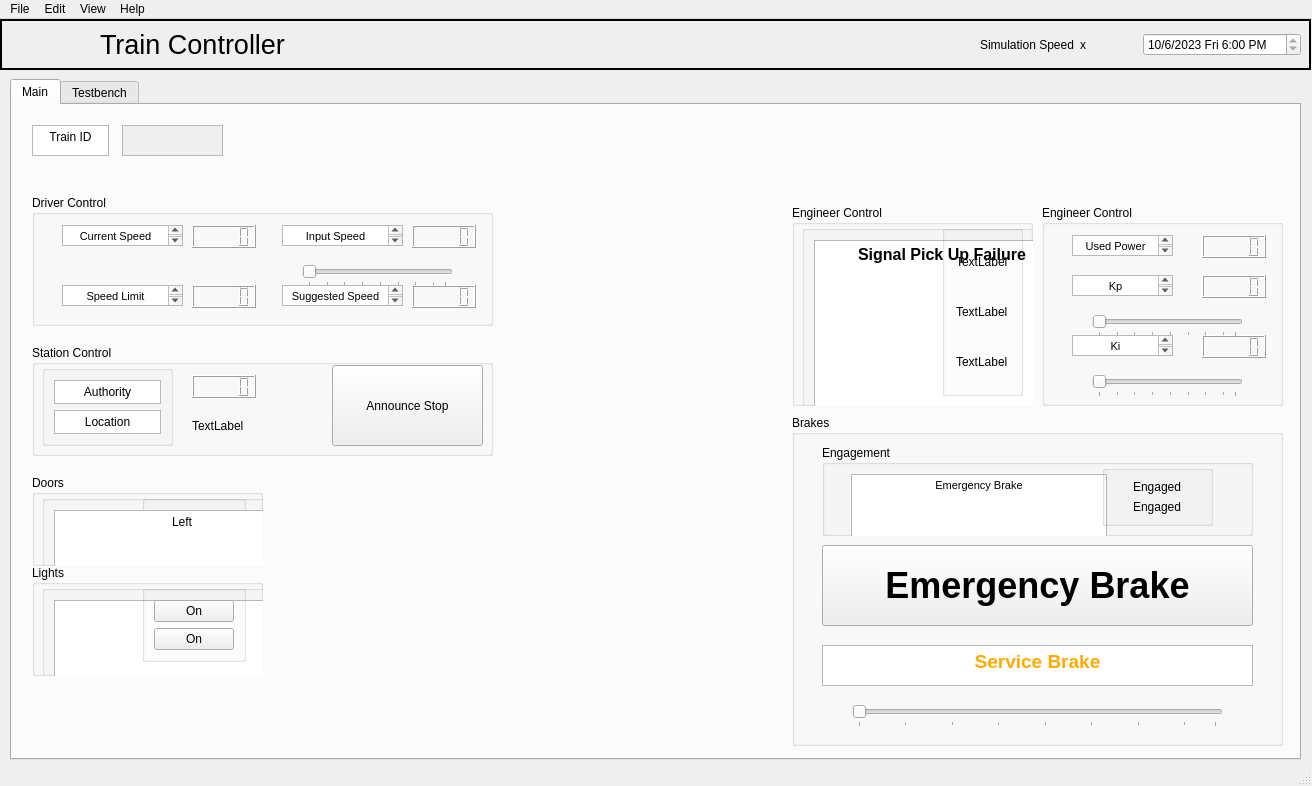
<?xml version="1.0" encoding="UTF-8"?>
<ui version="4.0">
 <class>MainWindow</class>
 <widget class="QMainWindow" name="MainWindow">
  <property name="geometry">
   <rect>
    <x>0</x>
    <y>0</y>
    <width>1312</width>
    <height>786</height>
   </rect>
  </property>
  <property name="windowTitle">
   <string>MainWindow</string>
  </property>
  <property name="autoFillBackground">
   <bool>true</bool>
  </property>
  <widget class="QWidget" name="centralwidget">
   <widget class="QWidget" name="horizontalLayoutWidget_2">
    <property name="geometry">
     <rect>
      <x>980</x>
      <y>10</y>
      <width>321</width>
      <height>31</height>
     </rect>
    </property>
    <layout class="QHBoxLayout" name="horizontalLayout_2">
     <item>
      <widget class="QLabel" name="simulationSpeed">
       <property name="text">
        <string>Simulation Speed</string>
       </property>
      </widget>
     </item>
     <item>
      <widget class="QLabel" name="simulationSpeed_O">
       <property name="text">
        <string>x</string>
       </property>
      </widget>
     </item>
     <item>
      <spacer name="horizontalSpacer">
       <property name="orientation">
        <enum>Qt::Horizontal</enum>
       </property>
       <property name="sizeHint" stdset="0">
        <size>
         <width>40</width>
         <height>20</height>
        </size>
       </property>
      </spacer>
     </item>
     <item>
      <widget class="QDateTimeEdit" name="dateTime">
       <property name="wrapping">
        <bool>false</bool>
       </property>
       <property name="readOnly">
        <bool>true</bool>
       </property>
       <property name="date">
        <date>
         <year>2023</year>
         <month>10</month>
         <day>6</day>
        </date>
       </property>
       <property name="time">
        <time>
         <hour>18</hour>
         <minute>0</minute>
         <second>0</second>
        </time>
       </property>
       <property name="displayFormat">
        <string>M/d/yyyy ddd h:mm AP</string>
       </property>
      </widget>
     </item>
    </layout>
   </widget>
   <widget class="QLabel" name="trainctrlheaderLabel">
    <property name="geometry">
     <rect>
      <x>100</x>
      <y>0</y>
      <width>211</width>
      <height>51</height>
     </rect>
    </property>
    <property name="font">
     <font>
      <pointsize>20</pointsize>
     </font>
    </property>
    <property name="text">
     <string>Train Controller</string>
    </property>
   </widget>
   <widget class="QTabWidget" name="tabWidget">
    <property name="geometry">
     <rect>
      <x>10</x>
      <y>60</y>
      <width>1291</width>
      <height>681</height>
     </rect>
    </property>
    <property name="minimumSize">
     <size>
      <width>1291</width>
      <height>681</height>
     </size>
    </property>
    <property name="currentIndex">
     <number>0</number>
    </property>
    <widget class="QWidget" name="main">
     <attribute name="title">
      <string>Main</string>
     </attribute>
     <widget class="QGroupBox" name="speed_box">
      <property name="geometry">
       <rect>
        <x>20</x>
        <y>90</y>
        <width>461</width>
        <height>131</height>
       </rect>
      </property>
      <property name="title">
       <string>Driver Control</string>
      </property>
      <widget class="QLCDNumber" name="current_speed_display">
       <property name="geometry">
        <rect>
         <x>160</x>
         <y>30</y>
         <width>64</width>
         <height>23</height>
        </rect>
       </property>
      </widget>
      <widget class="QTextBrowser" name="current_speed_txt">
       <property name="geometry">
        <rect>
         <x>30</x>
         <y>30</y>
         <width>121</width>
         <height>21</height>
        </rect>
       </property>
       <property name="html">
        <string>&lt;!DOCTYPE HTML PUBLIC &quot;-//W3C//DTD HTML 4.0//EN&quot; &quot;http://www.w3.org/TR/REC-html40/strict.dtd&quot;&gt;
&lt;html&gt;&lt;head&gt;&lt;meta name=&quot;qrichtext&quot; content=&quot;1&quot; /&gt;&lt;meta charset=&quot;utf-8&quot; /&gt;&lt;style type=&quot;text/css&quot;&gt;
p, li { white-space: pre-wrap; }
hr { height: 1px; border-width: 0; }
li.unchecked::marker { content: &quot;\2610&quot;; }
li.checked::marker { content: &quot;\2612&quot;; }
&lt;/style&gt;&lt;/head&gt;&lt;body style=&quot; font-family:'Segoe UI'; font-size:9pt; font-weight:400; font-style:normal;&quot;&gt;
&lt;p align=&quot;center&quot; style=&quot; margin-top:0px; margin-bottom:0px; margin-left:0px; margin-right:0px; -qt-block-indent:0; text-indent:0px;&quot;&gt;&lt;span style=&quot; font-family:'MS Shell Dlg 2'; font-size:8.25pt;&quot;&gt;Current Speed&lt;/span&gt;&lt;/p&gt;&lt;/body&gt;&lt;/html&gt;</string>
       </property>
      </widget>
      <widget class="QLCDNumber" name="input_speed_display">
       <property name="geometry">
        <rect>
         <x>380</x>
         <y>30</y>
         <width>64</width>
         <height>23</height>
        </rect>
       </property>
      </widget>
      <widget class="QTextBrowser" name="input_speed_txt">
       <property name="geometry">
        <rect>
         <x>250</x>
         <y>30</y>
         <width>121</width>
         <height>21</height>
        </rect>
       </property>
       <property name="html">
        <string>&lt;!DOCTYPE HTML PUBLIC &quot;-//W3C//DTD HTML 4.0//EN&quot; &quot;http://www.w3.org/TR/REC-html40/strict.dtd&quot;&gt;
&lt;html&gt;&lt;head&gt;&lt;meta name=&quot;qrichtext&quot; content=&quot;1&quot; /&gt;&lt;meta charset=&quot;utf-8&quot; /&gt;&lt;style type=&quot;text/css&quot;&gt;
p, li { white-space: pre-wrap; }
hr { height: 1px; border-width: 0; }
li.unchecked::marker { content: &quot;\2610&quot;; }
li.checked::marker { content: &quot;\2612&quot;; }
&lt;/style&gt;&lt;/head&gt;&lt;body style=&quot; font-family:'Segoe UI'; font-size:9pt; font-weight:400; font-style:normal;&quot;&gt;
&lt;p align=&quot;center&quot; style=&quot; margin-top:0px; margin-bottom:0px; margin-left:0px; margin-right:0px; -qt-block-indent:0; text-indent:0px;&quot;&gt;&lt;span style=&quot; font-family:'MS Shell Dlg 2'; font-size:8.25pt;&quot;&gt;Input Speed&lt;/span&gt;&lt;/p&gt;&lt;/body&gt;&lt;/html&gt;</string>
       </property>
      </widget>
      <widget class="QTextBrowser" name="textBrowser_6">
       <property name="geometry">
        <rect>
         <x>30</x>
         <y>90</y>
         <width>121</width>
         <height>21</height>
        </rect>
       </property>
       <property name="html">
        <string>&lt;!DOCTYPE HTML PUBLIC &quot;-//W3C//DTD HTML 4.0//EN&quot; &quot;http://www.w3.org/TR/REC-html40/strict.dtd&quot;&gt;
&lt;html&gt;&lt;head&gt;&lt;meta name=&quot;qrichtext&quot; content=&quot;1&quot; /&gt;&lt;meta charset=&quot;utf-8&quot; /&gt;&lt;style type=&quot;text/css&quot;&gt;
p, li { white-space: pre-wrap; }
hr { height: 1px; border-width: 0; }
li.unchecked::marker { content: &quot;\2610&quot;; }
li.checked::marker { content: &quot;\2612&quot;; }
&lt;/style&gt;&lt;/head&gt;&lt;body style=&quot; font-family:'Segoe UI'; font-size:9pt; font-weight:400; font-style:normal;&quot;&gt;
&lt;p align=&quot;center&quot; style=&quot; margin-top:0px; margin-bottom:0px; margin-left:0px; margin-right:0px; -qt-block-indent:0; text-indent:0px;&quot;&gt;&lt;span style=&quot; font-family:'MS Shell Dlg 2'; font-size:8.25pt;&quot;&gt;Speed Limit&lt;/span&gt;&lt;/p&gt;&lt;/body&gt;&lt;/html&gt;</string>
       </property>
      </widget>
      <widget class="QLCDNumber" name="speed">
       <property name="geometry">
        <rect>
         <x>160</x>
         <y>90</y>
         <width>64</width>
         <height>23</height>
        </rect>
       </property>
      </widget>
      <widget class="QLCDNumber" name="suggested_speed_display">
       <property name="geometry">
        <rect>
         <x>380</x>
         <y>90</y>
         <width>64</width>
         <height>23</height>
        </rect>
       </property>
      </widget>
      <widget class="QTextBrowser" name="suggested_speed_txt">
       <property name="geometry">
        <rect>
         <x>250</x>
         <y>90</y>
         <width>121</width>
         <height>21</height>
        </rect>
       </property>
       <property name="html">
        <string>&lt;!DOCTYPE HTML PUBLIC &quot;-//W3C//DTD HTML 4.0//EN&quot; &quot;http://www.w3.org/TR/REC-html40/strict.dtd&quot;&gt;
&lt;html&gt;&lt;head&gt;&lt;meta name=&quot;qrichtext&quot; content=&quot;1&quot; /&gt;&lt;meta charset=&quot;utf-8&quot; /&gt;&lt;style type=&quot;text/css&quot;&gt;
p, li { white-space: pre-wrap; }
hr { height: 1px; border-width: 0; }
li.unchecked::marker { content: &quot;\2610&quot;; }
li.checked::marker { content: &quot;\2612&quot;; }
&lt;/style&gt;&lt;/head&gt;&lt;body style=&quot; font-family:'Segoe UI'; font-size:9pt; font-weight:400; font-style:normal;&quot;&gt;
&lt;p align=&quot;center&quot; style=&quot; margin-top:0px; margin-bottom:0px; margin-left:0px; margin-right:0px; -qt-block-indent:0; text-indent:0px;&quot;&gt;&lt;span style=&quot; font-family:'MS Shell Dlg 2'; font-size:8.25pt;&quot;&gt;Suggested Speed&lt;/span&gt;&lt;/p&gt;&lt;/body&gt;&lt;/html&gt;</string>
       </property>
      </widget>
      <widget class="QSlider" name="input_speed_slider">
       <property name="geometry">
        <rect>
         <x>270</x>
         <y>70</y>
         <width>151</width>
         <height>22</height>
        </rect>
       </property>
       <property name="minimum">
        <number>1</number>
       </property>
       <property name="maximum">
        <number>24</number>
       </property>
       <property name="pageStep">
        <number>8</number>
       </property>
       <property name="sliderPosition">
        <number>1</number>
       </property>
       <property name="orientation">
        <enum>Qt::Horizontal</enum>
       </property>
       <property name="invertedAppearance">
        <bool>false</bool>
       </property>
       <property name="tickPosition">
        <enum>QSlider::TicksBelow</enum>
       </property>
       <property name="tickInterval">
        <number>3</number>
       </property>
      </widget>
     </widget>
     <widget class="QGroupBox" name="brake_box">
      <property name="geometry">
       <rect>
        <x>780</x>
        <y>310</y>
        <width>491</width>
        <height>331</height>
       </rect>
      </property>
      <property name="title">
       <string>Brakes</string>
      </property>
      <widget class="QPushButton" name="e_brake_button">
       <property name="geometry">
        <rect>
         <x>30</x>
         <y>130</y>
         <width>431</width>
         <height>81</height>
        </rect>
       </property>
       <property name="font">
        <font>
         <pointsize>27</pointsize>
         <bold>true</bold>
        </font>
       </property>
       <property name="autoFillBackground">
        <bool>true</bool>
       </property>
       <property name="text">
        <string>Emergency Brake</string>
       </property>
      </widget>
      <widget class="QTextBrowser" name="s_brake_txt_2">
       <property name="geometry">
        <rect>
         <x>30</x>
         <y>230</y>
         <width>431</width>
         <height>41</height>
        </rect>
       </property>
       <property name="html">
        <string>&lt;!DOCTYPE HTML PUBLIC &quot;-//W3C//DTD HTML 4.0//EN&quot; &quot;http://www.w3.org/TR/REC-html40/strict.dtd&quot;&gt;
&lt;html&gt;&lt;head&gt;&lt;meta name=&quot;qrichtext&quot; content=&quot;1&quot; /&gt;&lt;meta charset=&quot;utf-8&quot; /&gt;&lt;style type=&quot;text/css&quot;&gt;
p, li { white-space: pre-wrap; }
hr { height: 1px; border-width: 0; }
li.unchecked::marker { content: &quot;\2610&quot;; }
li.checked::marker { content: &quot;\2612&quot;; }
&lt;/style&gt;&lt;/head&gt;&lt;body style=&quot; font-family:'Segoe UI'; font-size:9pt; font-weight:400; font-style:normal;&quot;&gt;
&lt;p align=&quot;center&quot; style=&quot; margin-top:0px; margin-bottom:0px; margin-left:0px; margin-right:0px; -qt-block-indent:0; text-indent:0px;&quot;&gt;&lt;span style=&quot; font-family:'MS Shell Dlg 2'; font-size:14pt; font-weight:600; color:#ffaa00;&quot;&gt;Service Brake&lt;/span&gt;&lt;/p&gt;&lt;/body&gt;&lt;/html&gt;</string>
       </property>
      </widget>
      <widget class="QGroupBox" name="engage_box">
       <property name="geometry">
        <rect>
         <x>30</x>
         <y>30</y>
         <width>431</width>
         <height>91</height>
        </rect>
       </property>
       <property name="title">
        <string>Engagement</string>
       </property>
       <widget class="QFrame" name="verticalFrame_2">
        <property name="geometry">
         <rect>
          <x>20</x>
          <y>20</y>
          <width>231</width>
          <height>61</height>
         </rect>
        </property>
        <layout class="QVBoxLayout" name="verticalLayout_3">
         <property name="sizeConstraint">
          <enum>QLayout::SetFixedSize</enum>
         </property>
         <item>
          <widget class="QTextBrowser" name="e_brake_txt">
           <property name="html">
            <string>&lt;!DOCTYPE HTML PUBLIC &quot;-//W3C//DTD HTML 4.0//EN&quot; &quot;http://www.w3.org/TR/REC-html40/strict.dtd&quot;&gt;
&lt;html&gt;&lt;head&gt;&lt;meta name=&quot;qrichtext&quot; content=&quot;1&quot; /&gt;&lt;meta charset=&quot;utf-8&quot; /&gt;&lt;style type=&quot;text/css&quot;&gt;
p, li { white-space: pre-wrap; }
hr { height: 1px; border-width: 0; }
li.unchecked::marker { content: &quot;\2610&quot;; }
li.checked::marker { content: &quot;\2612&quot;; }
&lt;/style&gt;&lt;/head&gt;&lt;body style=&quot; font-family:'Segoe UI'; font-size:9pt; font-weight:400; font-style:normal;&quot;&gt;
&lt;p align=&quot;center&quot; style=&quot; margin-top:0px; margin-bottom:0px; margin-left:0px; margin-right:0px; -qt-block-indent:0; text-indent:0px;&quot;&gt;&lt;span style=&quot; font-family:'MS Shell Dlg 2'; font-size:8.25pt;&quot;&gt;Emergency Brake&lt;/span&gt;&lt;/p&gt;&lt;/body&gt;&lt;/html&gt;</string>
           </property>
          </widget>
         </item>
         <item>
          <widget class="QTextBrowser" name="s_brake_txt">
           <property name="html">
            <string>&lt;!DOCTYPE HTML PUBLIC &quot;-//W3C//DTD HTML 4.0//EN&quot; &quot;http://www.w3.org/TR/REC-html40/strict.dtd&quot;&gt;
&lt;html&gt;&lt;head&gt;&lt;meta name=&quot;qrichtext&quot; content=&quot;1&quot; /&gt;&lt;meta charset=&quot;utf-8&quot; /&gt;&lt;style type=&quot;text/css&quot;&gt;
p, li { white-space: pre-wrap; }
hr { height: 1px; border-width: 0; }
li.unchecked::marker { content: &quot;\2610&quot;; }
li.checked::marker { content: &quot;\2612&quot;; }
&lt;/style&gt;&lt;/head&gt;&lt;body style=&quot; font-family:'Segoe UI'; font-size:9pt; font-weight:400; font-style:normal;&quot;&gt;
&lt;p align=&quot;center&quot; style=&quot; margin-top:0px; margin-bottom:0px; margin-left:0px; margin-right:0px; -qt-block-indent:0; text-indent:0px;&quot;&gt;&lt;span style=&quot; font-family:'MS Shell Dlg 2'; font-size:8.25pt;&quot;&gt;Serivice Brake&lt;/span&gt;&lt;/p&gt;&lt;/body&gt;&lt;/html&gt;</string>
           </property>
          </widget>
         </item>
        </layout>
       </widget>
       <widget class="QGroupBox" name="verticalGroupBox_3">
        <property name="geometry">
         <rect>
          <x>280</x>
          <y>20</y>
          <width>111</width>
          <height>61</height>
         </rect>
        </property>
        <layout class="QVBoxLayout" name="verticalLayout_4">
         <item alignment="Qt::AlignHCenter">
          <widget class="QLabel" name="e_label_display">
           <property name="text">
            <string>Engaged</string>
           </property>
          </widget>
         </item>
         <item alignment="Qt::AlignHCenter">
          <widget class="QLabel" name="s_label_display">
           <property name="text">
            <string>Engaged</string>
           </property>
          </widget>
         </item>
        </layout>
       </widget>
      </widget>
      <widget class="QSlider" name="s_slider">
       <property name="geometry">
        <rect>
         <x>60</x>
         <y>290</y>
         <width>371</width>
         <height>22</height>
        </rect>
       </property>
       <property name="minimum">
        <number>1</number>
       </property>
       <property name="maximum">
        <number>24</number>
       </property>
       <property name="pageStep">
        <number>8</number>
       </property>
       <property name="sliderPosition">
        <number>1</number>
       </property>
       <property name="orientation">
        <enum>Qt::Horizontal</enum>
       </property>
       <property name="invertedAppearance">
        <bool>false</bool>
       </property>
       <property name="tickPosition">
        <enum>QSlider::TicksBelow</enum>
       </property>
       <property name="tickInterval">
        <number>3</number>
       </property>
      </widget>
     </widget>
     <widget class="QGroupBox" name="engineer_box">
      <property name="geometry">
       <rect>
        <x>1030</x>
        <y>100</y>
        <width>241</width>
        <height>201</height>
       </rect>
      </property>
      <property name="title">
       <string>Engineer Control</string>
      </property>
      <widget class="QLCDNumber" name="power_display">
       <property name="geometry">
        <rect>
         <x>160</x>
         <y>30</y>
         <width>64</width>
         <height>23</height>
        </rect>
       </property>
      </widget>
      <widget class="QTextBrowser" name="power_txt">
       <property name="geometry">
        <rect>
         <x>30</x>
         <y>30</y>
         <width>101</width>
         <height>21</height>
        </rect>
       </property>
       <property name="html">
        <string>&lt;!DOCTYPE HTML PUBLIC &quot;-//W3C//DTD HTML 4.0//EN&quot; &quot;http://www.w3.org/TR/REC-html40/strict.dtd&quot;&gt;
&lt;html&gt;&lt;head&gt;&lt;meta name=&quot;qrichtext&quot; content=&quot;1&quot; /&gt;&lt;meta charset=&quot;utf-8&quot; /&gt;&lt;style type=&quot;text/css&quot;&gt;
p, li { white-space: pre-wrap; }
hr { height: 1px; border-width: 0; }
li.unchecked::marker { content: &quot;\2610&quot;; }
li.checked::marker { content: &quot;\2612&quot;; }
&lt;/style&gt;&lt;/head&gt;&lt;body style=&quot; font-family:'Segoe UI'; font-size:9pt; font-weight:400; font-style:normal;&quot;&gt;
&lt;p align=&quot;center&quot; style=&quot; margin-top:0px; margin-bottom:0px; margin-left:0px; margin-right:0px; -qt-block-indent:0; text-indent:0px;&quot;&gt;&lt;span style=&quot; font-family:'MS Shell Dlg 2'; font-size:8.25pt;&quot;&gt;Used Power&lt;/span&gt;&lt;/p&gt;&lt;/body&gt;&lt;/html&gt;</string>
       </property>
      </widget>
      <widget class="QTextBrowser" name="kp_txt">
       <property name="geometry">
        <rect>
         <x>30</x>
         <y>70</y>
         <width>101</width>
         <height>21</height>
        </rect>
       </property>
       <property name="html">
        <string>&lt;!DOCTYPE HTML PUBLIC &quot;-//W3C//DTD HTML 4.0//EN&quot; &quot;http://www.w3.org/TR/REC-html40/strict.dtd&quot;&gt;
&lt;html&gt;&lt;head&gt;&lt;meta name=&quot;qrichtext&quot; content=&quot;1&quot; /&gt;&lt;meta charset=&quot;utf-8&quot; /&gt;&lt;style type=&quot;text/css&quot;&gt;
p, li { white-space: pre-wrap; }
hr { height: 1px; border-width: 0; }
li.unchecked::marker { content: &quot;\2610&quot;; }
li.checked::marker { content: &quot;\2612&quot;; }
&lt;/style&gt;&lt;/head&gt;&lt;body style=&quot; font-family:'Segoe UI'; font-size:9pt; font-weight:400; font-style:normal;&quot;&gt;
&lt;p align=&quot;center&quot; style=&quot; margin-top:0px; margin-bottom:0px; margin-left:0px; margin-right:0px; -qt-block-indent:0; text-indent:0px;&quot;&gt;&lt;span style=&quot; font-family:'MS Shell Dlg 2'; font-size:8.25pt;&quot;&gt;Kp&lt;/span&gt;&lt;/p&gt;&lt;/body&gt;&lt;/html&gt;</string>
       </property>
      </widget>
      <widget class="QTextBrowser" name="ki_txt">
       <property name="geometry">
        <rect>
         <x>30</x>
         <y>130</y>
         <width>101</width>
         <height>21</height>
        </rect>
       </property>
       <property name="html">
        <string>&lt;!DOCTYPE HTML PUBLIC &quot;-//W3C//DTD HTML 4.0//EN&quot; &quot;http://www.w3.org/TR/REC-html40/strict.dtd&quot;&gt;
&lt;html&gt;&lt;head&gt;&lt;meta name=&quot;qrichtext&quot; content=&quot;1&quot; /&gt;&lt;meta charset=&quot;utf-8&quot; /&gt;&lt;style type=&quot;text/css&quot;&gt;
p, li { white-space: pre-wrap; }
hr { height: 1px; border-width: 0; }
li.unchecked::marker { content: &quot;\2610&quot;; }
li.checked::marker { content: &quot;\2612&quot;; }
&lt;/style&gt;&lt;/head&gt;&lt;body style=&quot; font-family:'Segoe UI'; font-size:9pt; font-weight:400; font-style:normal;&quot;&gt;
&lt;p align=&quot;center&quot; style=&quot; margin-top:0px; margin-bottom:0px; margin-left:0px; margin-right:0px; -qt-block-indent:0; text-indent:0px;&quot;&gt;&lt;span style=&quot; font-family:'MS Shell Dlg 2'; font-size:8.25pt;&quot;&gt;Ki&lt;/span&gt;&lt;/p&gt;&lt;/body&gt;&lt;/html&gt;</string>
       </property>
      </widget>
      <widget class="QLCDNumber" name="kp_display">
       <property name="geometry">
        <rect>
         <x>160</x>
         <y>70</y>
         <width>64</width>
         <height>23</height>
        </rect>
       </property>
      </widget>
      <widget class="QLCDNumber" name="ki_display">
       <property name="geometry">
        <rect>
         <x>160</x>
         <y>130</y>
         <width>64</width>
         <height>23</height>
        </rect>
       </property>
      </widget>
      <widget class="QSlider" name="ki_slider">
       <property name="geometry">
        <rect>
         <x>50</x>
         <y>170</y>
         <width>151</width>
         <height>22</height>
        </rect>
       </property>
       <property name="minimum">
        <number>1</number>
       </property>
       <property name="maximum">
        <number>24</number>
       </property>
       <property name="pageStep">
        <number>8</number>
       </property>
       <property name="sliderPosition">
        <number>1</number>
       </property>
       <property name="orientation">
        <enum>Qt::Horizontal</enum>
       </property>
       <property name="invertedAppearance">
        <bool>false</bool>
       </property>
       <property name="tickPosition">
        <enum>QSlider::TicksBelow</enum>
       </property>
       <property name="tickInterval">
        <number>3</number>
       </property>
      </widget>
      <widget class="QSlider" name="kp_slider">
       <property name="geometry">
        <rect>
         <x>50</x>
         <y>110</y>
         <width>151</width>
         <height>22</height>
        </rect>
       </property>
       <property name="minimum">
        <number>1</number>
       </property>
       <property name="maximum">
        <number>24</number>
       </property>
       <property name="pageStep">
        <number>8</number>
       </property>
       <property name="sliderPosition">
        <number>1</number>
       </property>
       <property name="orientation">
        <enum>Qt::Horizontal</enum>
       </property>
       <property name="invertedAppearance">
        <bool>false</bool>
       </property>
       <property name="tickPosition">
        <enum>QSlider::TicksBelow</enum>
       </property>
       <property name="tickInterval">
        <number>3</number>
       </property>
      </widget>
     </widget>
     <widget class="QGroupBox" name="groupBox_4">
      <property name="geometry">
       <rect>
        <x>20</x>
        <y>370</y>
        <width>231</width>
        <height>91</height>
       </rect>
      </property>
      <property name="title">
       <string>Doors</string>
      </property>
      <widget class="QGroupBox" name="verticalGroupBox_8">
       <property name="geometry">
        <rect>
         <x>110</x>
         <y>20</y>
         <width>111</width>
         <height>61</height>
        </rect>
       </property>
       <layout class="QVBoxLayout" name="verticalLayout_8">
        <property name="sizeConstraint">
         <enum>QLayout::SetFixedSize</enum>
        </property>
        <item>
         <widget class="QPushButton" name="pushButton_10">
          <property name="text">
           <string>Open</string>
          </property>
         </widget>
        </item>
        <item>
         <widget class="QPushButton" name="pushButton_11">
          <property name="text">
           <string>Open</string>
          </property>
         </widget>
        </item>
       </layout>
      </widget>
      <widget class="QGroupBox" name="verticalGroupBox_7">
       <property name="geometry">
        <rect>
         <x>10</x>
         <y>20</y>
         <width>81</width>
         <height>61</height>
        </rect>
       </property>
       <layout class="QVBoxLayout" name="verticalLayout_7">
        <property name="sizeConstraint">
         <enum>QLayout::SetFixedSize</enum>
        </property>
        <item>
         <widget class="QTextBrowser" name="s_brake_txt_6">
          <property name="html">
           <string>&lt;!DOCTYPE HTML PUBLIC &quot;-//W3C//DTD HTML 4.0//EN&quot; &quot;http://www.w3.org/TR/REC-html40/strict.dtd&quot;&gt;
&lt;html&gt;&lt;head&gt;&lt;meta name=&quot;qrichtext&quot; content=&quot;1&quot; /&gt;&lt;meta charset=&quot;utf-8&quot; /&gt;&lt;style type=&quot;text/css&quot;&gt;
p, li { white-space: pre-wrap; }
hr { height: 1px; border-width: 0; }
li.unchecked::marker { content: &quot;\2610&quot;; }
li.checked::marker { content: &quot;\2612&quot;; }
&lt;/style&gt;&lt;/head&gt;&lt;body style=&quot; font-family:'Segoe UI'; font-size:9pt; font-weight:400; font-style:normal;&quot;&gt;
&lt;p align=&quot;center&quot; style=&quot; margin-top:0px; margin-bottom:0px; margin-left:0px; margin-right:0px; -qt-block-indent:0; text-indent:0px;&quot;&gt;Left&lt;/p&gt;&lt;/body&gt;&lt;/html&gt;</string>
          </property>
         </widget>
        </item>
        <item>
         <widget class="QTextBrowser" name="s_brake_txt_7">
          <property name="html">
           <string>&lt;!DOCTYPE HTML PUBLIC &quot;-//W3C//DTD HTML 4.0//EN&quot; &quot;http://www.w3.org/TR/REC-html40/strict.dtd&quot;&gt;
&lt;html&gt;&lt;head&gt;&lt;meta name=&quot;qrichtext&quot; content=&quot;1&quot; /&gt;&lt;meta charset=&quot;utf-8&quot; /&gt;&lt;style type=&quot;text/css&quot;&gt;
p, li { white-space: pre-wrap; }
hr { height: 1px; border-width: 0; }
li.unchecked::marker { content: &quot;\2610&quot;; }
li.checked::marker { content: &quot;\2612&quot;; }
&lt;/style&gt;&lt;/head&gt;&lt;body style=&quot; font-family:'Segoe UI'; font-size:9pt; font-weight:400; font-style:normal;&quot;&gt;
&lt;p align=&quot;center&quot; style=&quot; margin-top:0px; margin-bottom:0px; margin-left:0px; margin-right:0px; -qt-block-indent:0; text-indent:0px;&quot;&gt;&lt;span style=&quot; font-family:'MS Shell Dlg 2'; font-size:8.25pt;&quot;&gt;Right&lt;/span&gt;&lt;/p&gt;&lt;/body&gt;&lt;/html&gt;</string>
          </property>
         </widget>
        </item>
       </layout>
      </widget>
     </widget>
     <widget class="QGroupBox" name="groupBox_3">
      <property name="geometry">
       <rect>
        <x>20</x>
        <y>460</y>
        <width>231</width>
        <height>111</height>
       </rect>
      </property>
      <property name="title">
       <string>Lights</string>
      </property>
      <widget class="QGroupBox" name="verticalGroupBox_5">
       <property name="geometry">
        <rect>
         <x>10</x>
         <y>20</y>
         <width>81</width>
         <height>61</height>
        </rect>
       </property>
       <layout class="QVBoxLayout" name="verticalLayout_5">
        <property name="sizeConstraint">
         <enum>QLayout::SetFixedSize</enum>
        </property>
        <item>
         <widget class="QTextBrowser" name="s_brake_txt_5">
          <property name="html">
           <string>&lt;!DOCTYPE HTML PUBLIC &quot;-//W3C//DTD HTML 4.0//EN&quot; &quot;http://www.w3.org/TR/REC-html40/strict.dtd&quot;&gt;
&lt;html&gt;&lt;head&gt;&lt;meta name=&quot;qrichtext&quot; content=&quot;1&quot; /&gt;&lt;meta charset=&quot;utf-8&quot; /&gt;&lt;style type=&quot;text/css&quot;&gt;
p, li { white-space: pre-wrap; }
hr { height: 1px; border-width: 0; }
li.unchecked::marker { content: &quot;\2610&quot;; }
li.checked::marker { content: &quot;\2612&quot;; }
&lt;/style&gt;&lt;/head&gt;&lt;body style=&quot; font-family:'Segoe UI'; font-size:9pt; font-weight:400; font-style:normal;&quot;&gt;
&lt;p align=&quot;center&quot; style=&quot; margin-top:0px; margin-bottom:0px; margin-left:0px; margin-right:0px; -qt-block-indent:0; text-indent:0px;&quot;&gt;Interior&lt;/p&gt;&lt;/body&gt;&lt;/html&gt;</string>
          </property>
         </widget>
        </item>
        <item>
         <widget class="QTextBrowser" name="s_brake_txt_4">
          <property name="html">
           <string>&lt;!DOCTYPE HTML PUBLIC &quot;-//W3C//DTD HTML 4.0//EN&quot; &quot;http://www.w3.org/TR/REC-html40/strict.dtd&quot;&gt;
&lt;html&gt;&lt;head&gt;&lt;meta name=&quot;qrichtext&quot; content=&quot;1&quot; /&gt;&lt;meta charset=&quot;utf-8&quot; /&gt;&lt;style type=&quot;text/css&quot;&gt;
p, li { white-space: pre-wrap; }
hr { height: 1px; border-width: 0; }
li.unchecked::marker { content: &quot;\2610&quot;; }
li.checked::marker { content: &quot;\2612&quot;; }
&lt;/style&gt;&lt;/head&gt;&lt;body style=&quot; font-family:'Segoe UI'; font-size:9pt; font-weight:400; font-style:normal;&quot;&gt;
&lt;p align=&quot;center&quot; style=&quot; margin-top:0px; margin-bottom:0px; margin-left:0px; margin-right:0px; -qt-block-indent:0; text-indent:0px;&quot;&gt;&lt;span style=&quot; font-family:'MS Shell Dlg 2'; font-size:8.25pt;&quot;&gt;Exterior&lt;/span&gt;&lt;/p&gt;&lt;/body&gt;&lt;/html&gt;</string>
          </property>
         </widget>
        </item>
       </layout>
      </widget>
      <widget class="QGroupBox" name="verticalGroupBox_6">
       <property name="geometry">
        <rect>
         <x>110</x>
         <y>20</y>
         <width>111</width>
         <height>61</height>
        </rect>
       </property>
       <layout class="QVBoxLayout" name="verticalLayout_6">
        <property name="sizeConstraint">
         <enum>QLayout::SetFixedSize</enum>
        </property>
        <item>
         <widget class="QPushButton" name="pushButton_8">
          <property name="text">
           <string>On</string>
          </property>
         </widget>
        </item>
        <item>
         <widget class="QPushButton" name="pushButton_9">
          <property name="text">
           <string>On</string>
          </property>
         </widget>
        </item>
       </layout>
      </widget>
     </widget>
     <widget class="QGroupBox" name="engineer_box_2">
      <property name="geometry">
       <rect>
        <x>780</x>
        <y>100</y>
        <width>241</width>
        <height>201</height>
       </rect>
      </property>
      <property name="title">
       <string>Engineer Control</string>
      </property>
      <widget class="QGroupBox" name="verticalGroupBox">
       <property name="geometry">
        <rect>
         <x>10</x>
         <y>20</y>
         <width>121</width>
         <height>171</height>
        </rect>
       </property>
       <layout class="QVBoxLayout" name="verticalLayout">
        <property name="spacing">
         <number>6</number>
        </property>
        <property name="sizeConstraint">
         <enum>QLayout::SetFixedSize</enum>
        </property>
        <item>
         <widget class="QTextBrowser" name="signal_txt">
          <property name="html">
           <string>&lt;!DOCTYPE HTML PUBLIC &quot;-//W3C//DTD HTML 4.0//EN&quot; &quot;http://www.w3.org/TR/REC-html40/strict.dtd&quot;&gt;
&lt;html&gt;&lt;head&gt;&lt;meta name=&quot;qrichtext&quot; content=&quot;1&quot; /&gt;&lt;meta charset=&quot;utf-8&quot; /&gt;&lt;style type=&quot;text/css&quot;&gt;
p, li { white-space: pre-wrap; }
hr { height: 1px; border-width: 0; }
li.unchecked::marker { content: &quot;\2610&quot;; }
li.checked::marker { content: &quot;\2612&quot;; }
&lt;/style&gt;&lt;/head&gt;&lt;body style=&quot; font-family:'Segoe UI'; font-size:9pt; font-weight:400; font-style:normal;&quot;&gt;
&lt;p align=&quot;center&quot; style=&quot; margin-top:0px; margin-bottom:0px; margin-left:0px; margin-right:0px; -qt-block-indent:0; text-indent:0px;&quot;&gt;&lt;span style=&quot; font-family:'MS Shell Dlg 2'; font-size:12pt; font-weight:600;&quot;&gt;Signal Pick Up Failure&lt;/span&gt;&lt;/p&gt;&lt;/body&gt;&lt;/html&gt;</string>
          </property>
         </widget>
        </item>
        <item>
         <widget class="QTextBrowser" name="brake_fail_txt">
          <property name="html">
           <string>&lt;!DOCTYPE HTML PUBLIC &quot;-//W3C//DTD HTML 4.0//EN&quot; &quot;http://www.w3.org/TR/REC-html40/strict.dtd&quot;&gt;
&lt;html&gt;&lt;head&gt;&lt;meta name=&quot;qrichtext&quot; content=&quot;1&quot; /&gt;&lt;meta charset=&quot;utf-8&quot; /&gt;&lt;style type=&quot;text/css&quot;&gt;
p, li { white-space: pre-wrap; }
hr { height: 1px; border-width: 0; }
li.unchecked::marker { content: &quot;\2610&quot;; }
li.checked::marker { content: &quot;\2612&quot;; }
&lt;/style&gt;&lt;/head&gt;&lt;body style=&quot; font-family:'Segoe UI'; font-size:9pt; font-weight:400; font-style:normal;&quot;&gt;
&lt;p align=&quot;center&quot; style=&quot;-qt-paragraph-type:empty; margin-top:0px; margin-bottom:0px; margin-left:0px; margin-right:0px; -qt-block-indent:0; text-indent:0px; font-family:'MS Shell Dlg 2'; font-size:8.25pt;&quot;&gt;&lt;br /&gt;&lt;/p&gt;
&lt;p align=&quot;center&quot; style=&quot; margin-top:0px; margin-bottom:0px; margin-left:0px; margin-right:0px; -qt-block-indent:0; text-indent:0px;&quot;&gt;&lt;span style=&quot; font-family:'MS Shell Dlg 2'; font-size:12pt; font-weight:600;&quot;&gt;Brake Failure&lt;/span&gt;&lt;/p&gt;&lt;/body&gt;&lt;/html&gt;</string>
          </property>
         </widget>
        </item>
        <item>
         <widget class="QTextBrowser" name="engine_txt">
          <property name="html">
           <string>&lt;!DOCTYPE HTML PUBLIC &quot;-//W3C//DTD HTML 4.0//EN&quot; &quot;http://www.w3.org/TR/REC-html40/strict.dtd&quot;&gt;
&lt;html&gt;&lt;head&gt;&lt;meta name=&quot;qrichtext&quot; content=&quot;1&quot; /&gt;&lt;meta charset=&quot;utf-8&quot; /&gt;&lt;style type=&quot;text/css&quot;&gt;
p, li { white-space: pre-wrap; }
hr { height: 1px; border-width: 0; }
li.unchecked::marker { content: &quot;\2610&quot;; }
li.checked::marker { content: &quot;\2612&quot;; }
&lt;/style&gt;&lt;/head&gt;&lt;body style=&quot; font-family:'Segoe UI'; font-size:9pt; font-weight:400; font-style:normal;&quot;&gt;
&lt;p align=&quot;center&quot; style=&quot; margin-top:0px; margin-bottom:0px; margin-left:0px; margin-right:0px; -qt-block-indent:0; text-indent:0px;&quot;&gt;&lt;span style=&quot; font-family:'MS Shell Dlg 2'; font-size:12pt; font-weight:600;&quot;&gt;Train Engine Failure&lt;/span&gt;&lt;/p&gt;&lt;/body&gt;&lt;/html&gt;</string>
          </property>
         </widget>
        </item>
       </layout>
      </widget>
      <widget class="QGroupBox" name="verticalGroupBox_4">
       <property name="geometry">
        <rect>
         <x>150</x>
         <y>20</y>
         <width>81</width>
         <height>171</height>
        </rect>
       </property>
       <layout class="QVBoxLayout" name="verticalLayout_2">
        <item alignment="Qt::AlignHCenter">
         <widget class="QLabel" name="signal_display">
          <property name="text">
           <string>TextLabel</string>
          </property>
         </widget>
        </item>
        <item alignment="Qt::AlignHCenter">
         <widget class="QLabel" name="brake_fail_display">
          <property name="text">
           <string>TextLabel</string>
          </property>
         </widget>
        </item>
        <item alignment="Qt::AlignHCenter">
         <widget class="QLabel" name="engine_display">
          <property name="text">
           <string>TextLabel</string>
          </property>
         </widget>
        </item>
       </layout>
      </widget>
     </widget>
     <widget class="QTextBrowser" name="id_txt">
      <property name="geometry">
       <rect>
        <x>20</x>
        <y>20</y>
        <width>77</width>
        <height>31</height>
       </rect>
      </property>
      <property name="html">
       <string>&lt;!DOCTYPE HTML PUBLIC &quot;-//W3C//DTD HTML 4.0//EN&quot; &quot;http://www.w3.org/TR/REC-html40/strict.dtd&quot;&gt;
&lt;html&gt;&lt;head&gt;&lt;meta name=&quot;qrichtext&quot; content=&quot;1&quot; /&gt;&lt;meta charset=&quot;utf-8&quot; /&gt;&lt;style type=&quot;text/css&quot;&gt;
p, li { white-space: pre-wrap; }
hr { height: 1px; border-width: 0; }
li.unchecked::marker { content: &quot;\2610&quot;; }
li.checked::marker { content: &quot;\2612&quot;; }
&lt;/style&gt;&lt;/head&gt;&lt;body style=&quot; font-family:'Segoe UI'; font-size:9pt; font-weight:400; font-style:normal;&quot;&gt;
&lt;p align=&quot;center&quot; style=&quot; margin-top:0px; margin-bottom:0px; margin-left:0px; margin-right:0px; -qt-block-indent:0; text-indent:0px;&quot;&gt;Train ID&lt;/p&gt;&lt;/body&gt;&lt;/html&gt;</string>
      </property>
     </widget>
     <widget class="QScrollArea" name="id_display">
      <property name="geometry">
       <rect>
        <x>110</x>
        <y>20</y>
        <width>101</width>
        <height>31</height>
       </rect>
      </property>
      <property name="widgetResizable">
       <bool>true</bool>
      </property>
      <widget class="QWidget" name="scrollAreaWidgetContents">
       <property name="geometry">
        <rect>
         <x>0</x>
         <y>0</y>
         <width>99</width>
         <height>29</height>
        </rect>
       </property>
      </widget>
     </widget>
     <widget class="QGroupBox" name="groupBox">
      <property name="geometry">
       <rect>
        <x>20</x>
        <y>240</y>
        <width>461</width>
        <height>111</height>
       </rect>
      </property>
      <property name="title">
       <string>Station Control</string>
      </property>
      <widget class="QLCDNumber" name="current_speed_display_2">
       <property name="geometry">
        <rect>
         <x>160</x>
         <y>30</y>
         <width>64</width>
         <height>23</height>
        </rect>
       </property>
      </widget>
      <widget class="QGroupBox" name="verticalGroupBox">
       <property name="geometry">
        <rect>
         <x>10</x>
         <y>20</y>
         <width>131</width>
         <height>81</height>
        </rect>
       </property>
       <layout class="QVBoxLayout" name="verticalLayout_9">
        <item alignment="Qt::AlignHCenter|Qt::AlignBottom">
         <widget class="QTextBrowser" name="id_txt_2">
          <property name="html">
           <string>&lt;!DOCTYPE HTML PUBLIC &quot;-//W3C//DTD HTML 4.0//EN&quot; &quot;http://www.w3.org/TR/REC-html40/strict.dtd&quot;&gt;
&lt;html&gt;&lt;head&gt;&lt;meta name=&quot;qrichtext&quot; content=&quot;1&quot; /&gt;&lt;meta charset=&quot;utf-8&quot; /&gt;&lt;style type=&quot;text/css&quot;&gt;
p, li { white-space: pre-wrap; }
hr { height: 1px; border-width: 0; }
li.unchecked::marker { content: &quot;\2610&quot;; }
li.checked::marker { content: &quot;\2612&quot;; }
&lt;/style&gt;&lt;/head&gt;&lt;body style=&quot; font-family:'Segoe UI'; font-size:9pt; font-weight:400; font-style:normal;&quot;&gt;
&lt;p align=&quot;center&quot; style=&quot; margin-top:0px; margin-bottom:0px; margin-left:0px; margin-right:0px; -qt-block-indent:0; text-indent:0px;&quot;&gt;Authority&lt;/p&gt;&lt;/body&gt;&lt;/html&gt;</string>
          </property>
         </widget>
        </item>
        <item alignment="Qt::AlignHCenter|Qt::AlignVCenter">
         <widget class="QTextBrowser" name="id_txt_3">
          <property name="html">
           <string>&lt;!DOCTYPE HTML PUBLIC &quot;-//W3C//DTD HTML 4.0//EN&quot; &quot;http://www.w3.org/TR/REC-html40/strict.dtd&quot;&gt;
&lt;html&gt;&lt;head&gt;&lt;meta name=&quot;qrichtext&quot; content=&quot;1&quot; /&gt;&lt;meta charset=&quot;utf-8&quot; /&gt;&lt;style type=&quot;text/css&quot;&gt;
p, li { white-space: pre-wrap; }
hr { height: 1px; border-width: 0; }
li.unchecked::marker { content: &quot;\2610&quot;; }
li.checked::marker { content: &quot;\2612&quot;; }
&lt;/style&gt;&lt;/head&gt;&lt;body style=&quot; font-family:'Segoe UI'; font-size:9pt; font-weight:400; font-style:normal;&quot;&gt;
&lt;p align=&quot;center&quot; style=&quot; margin-top:0px; margin-bottom:0px; margin-left:0px; margin-right:0px; -qt-block-indent:0; text-indent:0px;&quot;&gt;Location&lt;/p&gt;&lt;/body&gt;&lt;/html&gt;</string>
          </property>
         </widget>
        </item>
       </layout>
      </widget>
      <widget class="QPushButton" name="pushButton_12">
       <property name="geometry">
        <rect>
         <x>300</x>
         <y>20</y>
         <width>151</width>
         <height>81</height>
        </rect>
       </property>
       <property name="text">
        <string>Announce Stop</string>
       </property>
      </widget>
      <widget class="QLabel" name="brake_fail_display_2">
       <property name="geometry">
        <rect>
         <x>160</x>
         <y>60</y>
         <width>141</width>
         <height>41</height>
        </rect>
       </property>
       <property name="text">
        <string>TextLabel</string>
       </property>
      </widget>
     </widget>
    </widget>
    <widget class="QWidget" name="tab_2">
     <attribute name="title">
      <string>Testbench</string>
     </attribute>
    </widget>
   </widget>
   <widget class="QLabel" name="yellow">
    <property name="geometry">
     <rect>
      <x>0</x>
      <y>0</y>
      <width>1311</width>
      <height>51</height>
     </rect>
    </property>
    <property name="frameShape">
     <enum>QFrame::WinPanel</enum>
    </property>
    <property name="text">
     <string/>
    </property>
    <property name="pixmap">
     <pixmap>../../Track_Model/images/yellow.png</pixmap>
    </property>
    <property name="scaledContents">
     <bool>true</bool>
    </property>
   </widget>
   <widget class="QLabel" name="image_2">
    <property name="geometry">
     <rect>
      <x>10</x>
      <y>0</y>
      <width>71</width>
      <height>51</height>
     </rect>
    </property>
    <property name="text">
     <string/>
    </property>
    <property name="pixmap">
     <pixmap>../../Track_Model/images/AuroraLogo.jpg</pixmap>
    </property>
    <property name="scaledContents">
     <bool>true</bool>
    </property>
   </widget>
   <zorder>yellow</zorder>
   <zorder>tabWidget</zorder>
   <zorder>horizontalLayoutWidget_2</zorder>
   <zorder>trainctrlheaderLabel</zorder>
   <zorder>image_2</zorder>
  </widget>
  <widget class="QMenuBar" name="menubar">
   <property name="geometry">
    <rect>
     <x>0</x>
     <y>0</y>
     <width>1312</width>
     <height>22</height>
    </rect>
   </property>
   <widget class="QMenu" name="menuMain">
    <property name="title">
     <string>File</string>
    </property>
   </widget>
   <widget class="QMenu" name="menuTestBench">
    <property name="title">
     <string>Edit</string>
    </property>
    <addaction name="separator"/>
   </widget>
   <widget class="QMenu" name="menuView">
    <property name="title">
     <string>View</string>
    </property>
   </widget>
   <widget class="QMenu" name="menuHelp">
    <property name="title">
     <string>Help</string>
    </property>
   </widget>
   <addaction name="menuMain"/>
   <addaction name="menuTestBench"/>
   <addaction name="menuView"/>
   <addaction name="menuHelp"/>
  </widget>
  <widget class="QStatusBar" name="statusbar"/>
 </widget>
 <resources/>
 <connections/>
</ui>
